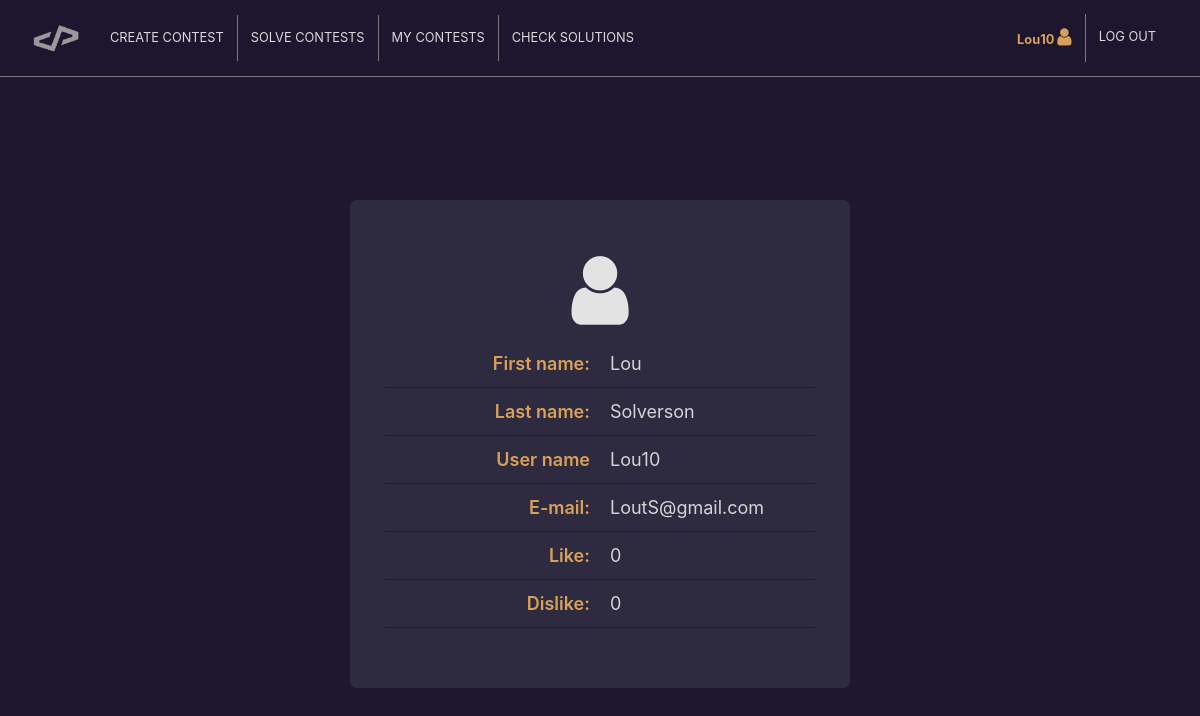
Screenshot of /user_profile.php (signed in) with the database file from the repository.
### tables this page shows
CREATE TABLE IF NOT EXISTS `ratings` (
  `likes` int(9) NOT NULL,
  `dislikes` int(9) NOT NULL,
  `id_user` int(9) NOT NULL,
  PRIMARY KEY (`id_user`),
  KEY `id_user` (`id_user`)
);

CREATE TABLE IF NOT EXISTS `users` (
  `id_user` int(9) NOT NULL AUTO_INCREMENT,
  `username` varchar(30) NOT NULL,
  `password` varchar(40) NOT NULL,
  `firstname` varchar(30) NOT NULL,
  `lastname` varchar(30) NOT NULL,
  `email` varchar(30) NOT NULL,
  PRIMARY KEY (`id_user`)
);

### assets/php/user_profile_p.php (called while the page is built)
<?php
require_once "db_config.php";
$sql = "SELECT users.id_user, users.username, users.firstname, users.lastname, users.email, ratings.likes, ratings.dislikes FROM users
		JOIN ratings ON users.id_user = ratings.id_user
		WHERE users.id_user = {$_SESSION['id_user']}";
$result = mysqli_query($connection, $sql) or die(mysqli_error($connection));
$record = mysqli_fetch_array($result, MYSQLI_ASSOC);

### user_profile.php (the view, shortened to what this page needs)
<?php
require 'assets/php/user_profile_p.php';
?>
<!DOCTYPE html>
<html>
<head>
	<link rel="stylesheet" href="https://cdnjs.cloudflare.com/ajax/libs/twitter-bootstrap/4.4.1/css/bootstrap.min.css">
	<link rel="stylesheet" href="https://cdnjs.cloudflare.com/ajax/libs/font-awesome/4.7.0/css/font-awesome.min.css">
	<link rel="stylesheet" href="https://cdnjs.cloudflare.com/ajax/libs/material-design-icons/3.0.1/iconfont/material-icons.min.css">
	<link rel="stylesheet" href="assets/css/Login-Form-Dark.css">
	<link rel="stylesheet" href="assets/css/profile.css">
	<link rel="stylesheet" href="assets/css/styles.css">
</head>
<body>
	<nav class="navbar navbar-light navbar-expand-md fixed-top">
		<div class="container-fluid">
			<a class="navbar-brand" data-toggle="tooltip" data-bs-tooltip="" href="index.php" title="Home">
				<div></div>
			</a>
			<div class="collapse navbar-collapse" id="navcol-1">
				<ul class="nav navbar-nav flex-grow-1 justify-content-start">
					<li class="nav-item" role="presentation"><a class="nav-link" href="create_contest.php">CREATE CONTEST</a></li>
					<li class="nav-item" role="presentation"><a class="nav-link" href="solve_contests.php">SOLVE CONTESTS</a></li>
					<li class="nav-item" role="presentation"><a class="nav-link" href="my_contests.php">MY CONTESTS</a></li>
					<li class="nav-item no-right-border" role="presentation"><a class="nav-link" href="check_solutions.php">CHECK SOLUTIONS</a></li>
				</ul>
				<ul class="nav navbar-nav flex-grow-1 justify-content-end">
					<li class="nav-item" role="presentation">
						<a class="nav-link active">
							<span id="user-name"><?php echo $_SESSION['username']; ?></span>
							<i class="fa fa-user user-profile"></i>
						</a>
					</li>
					<li class="nav-item no-right-border" role="presentation">
						<a class="nav-link" href="log_in.php?logout=1">LOG OUT</a>
					</li>
				</ul>
			</div>
		</div>
	</nav>
	<div class="container d-flex flex-column container-small">
		<div class="profile-data">
			<div class="row">
				<div class="col profile-pic"><i class="fa fa-user profile-icon"></i></div>
			</div>
			<div class="row user-data">
				<div class="col user-keys">
					<p>First name:</p>
				</div>
				<div class="col user-values">
					<p id="user-first-name"><?php echo $record['firstname']; ?></p>
				</div>
			</div>
			<div class="row user-data">
				<div class="col user-keys">
					<p>Last name:</p>
				</div>
				<div class="col user-values">
					<p id="user-last-name"><?php echo $record['lastname']; ?></p>
				</div>
			</div>
			<div class="row user-data">
				<div class="col user-keys">
					<p>User name</p>
				</div>
				<div class="col user-values">
					<p id="user-name"><?php echo $record['username']; ?></p>
				</div>
			</div>
			<div class="row user-data">
				<div class="col user-keys">
					<p>E-mail:</p>
				</div>
				<div class="col user-values">
					<p id="user-email"><?php echo $record['email']; ?></p>
				</div>
			</div>
			<div class="row user-data">
				<div class="col user-keys">
					<p>Like:</p>
				</div>
				<div class="col user-values">
					<p id="user-like"><?php echo $record['likes']; ?></p>
				</div>
			</div>
			<div class="row user-data">
				<div class="col user-keys">
					<p>Dislike:</p>
				</div>
				<div class="col user-values">
					<p id="user-dislike"><?php echo $record['dislikes']; ?></p>
				</div>
			</div>
		</div>
	</div>
</body>
</html>

### assets/css/profile.css (style rules this page uses)
.fa.fa-user.profile-icon { font-size: 80px; color: rgb(227, 227, 227); }
.col.user-keys { text-align: right; margin-right: 10px; font-weight: 600; }
.row.user-data { margin-bottom: 10px; border-bottom: 1px solid #1d192f; padding-bottom: 10px; font-size: 18px; }
.col.user-values { text-align: left; margin-left: 10px; }
.profile-data { background-color: rgb(46, 42, 64); padding: 50px; border-radius: 7px; }
.col.user-keys>p { color: #d8a15a; }
.col.profile-pic { text-align: center; margin-bottom: 20px; }

### assets/css/styles.css (style rules this page uses)
body { background-color: #1f1730; padding: 100px 0 30px 0; }
p { color: #d5d5d5; margin: 0; padding: 0; }
.col { padding: 0; }
a { text-decoration: none; color: #cbcbcb; }
.container-small { max-width: 500px; margin-top: 100px; padding: 0; }
.navbar-light .navbar-nav .nav-link { color: #d9d9d9; font-size: .8em; }
.navbar-light .navbar-nav .active>.nav-link, .navbar-light .navbar-nav .nav-link.active, .navbar-light .navbar-nav .nav-link.show, .navbar-light .navbar-nav .show>.nav-link { color: #d8a15a; font-weight: 700; }
.navbar-light .navbar-brand { color: #aeaeae; }
.navbar.navbar-light.navbar-expand-md { border-bottom: 1px solid #7a7a7a; }
.navbar.navbar-light.navbar-expand-md.fixed-top { background-color: rgba(31, 23, 48, 0.95); }
.nav-item { border-right: .5px solid #7a7a7a; padding: 5px; }
.nav-item.no-right-border { border: 0; }
.navbar-light .navbar-brand div { background: url("../../assets/img/logo-grey.png") no-repeat center center; background-size: contain; width: 50px; height: 50px; }
.fa.fa-user.user-profile { font-size: 20px; }

### rows the page displays
ratings: id_user.firstname "Lou", id_user.lastname "Solverson", id_user.username "Lou10", id_user.email "LoutS@gmail.com", likes "0", dislikes "0"

### other values shown
$_SESSION['username'] "Lou10"
